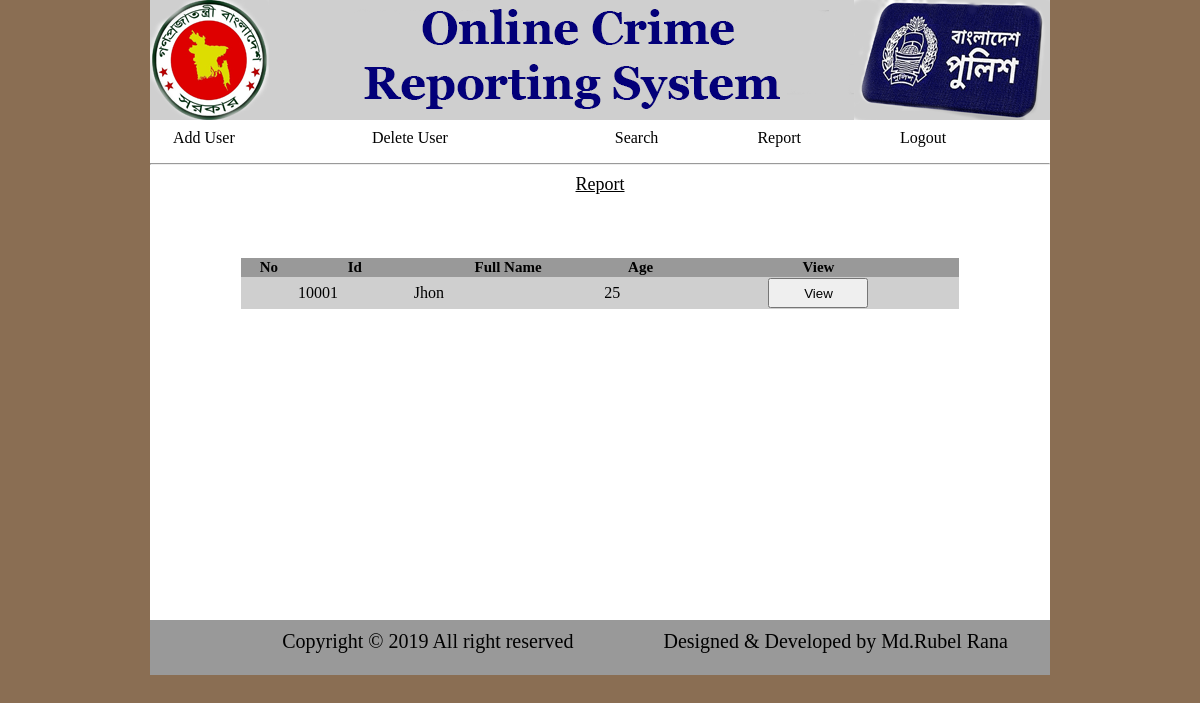
The app's page /admin/viewResult.php (signed in) with its own data.
### tables this page shows
CREATE TABLE `criminal` (
  `id` int(50) NOT NULL,
  `IDno` varchar(50) NOT NULL,
  `name` varchar(50) NOT NULL,
  `nickname` varchar(50) NOT NULL,
  `sex` text NOT NULL,
  `age` int(20) NOT NULL,
  `occupation` varchar(50) NOT NULL,
  `crimetype` varchar(50) NOT NULL,
  `adress` varchar(50) NOT NULL,
  `wanted` varchar(50) NOT NULL,
  `image1` varchar(900) NOT NULL,
  `image2` varchar(900) NOT NULL,
  `image3` varchar(900) NOT NULL
);

### admin/viewResult.php (the view, shortened to what this page needs)
<html>
<head>
<link rel="stylesheet" type="text/css" href="style.css">
</head>
<body>
      <div class="wrapper">
            <div class="header"> <img src="image/Logo.png" height="120px" width="900px">
            </div>
            <div class="content">
                  <div class="menu">
                        <table class="table">
                              <tr>
                                    <td><a href="add.php">Add User</a></td>
                                    <td><a href="delete.php">Delete User</a></td>
                                    <td><a href="search.php">Search</a></td>
                                    <td><a href="report.php">Report</a></td>
                                    <td><a href="logout.php">Logout</a></td>
                              </tr>
                        </table>
            </div><hr>
            <div class="area1">
            <center><u>Report</u></center><br>
                  <center><table  width="40%" class='search'>
                   <tr style='background-color: #999999'>
                   <th>No</th><th>Id</th><th>Full Name</th><th>Age</th><th>View</th>
                   </tr>
                  <?php
                   $query=mysql_query("SELECT * FROM `criminal`");
                   while($query_run=mysql_fetch_array($query)){
                   $id=$query_run['IDno'];
                   $name1=$query_run['name'];
                   $age=$query_run['age'];
                  echo"<form action='viewResult.php' method='POST'>
                              <tr style='background-color:#CFCFCF'>
                                    <td></td>
                                    <td>$id</td>
                                    <td>$name1</td>
                                    <td>$age</td>
                                    <td><center><input type='submit' name='submit' value='View' class='input'></center></td>
                              </tr></form>";
                          }
                ?>
                  <br>
                  <br>
                   </table></center>
                   <br>
                   <br>
                   <br>
            </div>
        </div>
            <div class="footer">&nbsp;&nbsp;&nbsp;&nbsp;&nbsp;&nbsp;&nbsp;&nbsp;&nbsp;&nbsp;&nbsp;&nbsp;&nbsp;&nbsp;&nbsp;&nbsp;&nbsp;&nbsp;Copyright &copy 2019 All right reserved&nbsp;&nbsp;&nbsp;&nbsp;&nbsp;&nbsp;&nbsp;&nbsp;&nbsp;&nbsp;&nbsp;&nbsp;&nbsp;&nbsp;&nbsp;&nbsp;&nbsp;&nbsp;Designed & Developed by Md.Rubel Rana </div>
      </div>
</body>
</html>

### admin/style.css (style rules this page uses)
body { background-color:#8A6E53; margin: 0; background-repeat: no-repeat; }
.wrapper { height: auto; width: 900px; margin: 0 auto; background-color: white; }
.header { color: #FFFFFF; background-color: #999999; height: 120px; text-align: center; font-size: 30px; }
.content { height:500px; }
.footer { background-color: #999999; width: 100%; height: 45px; color: black; text-align: center; font-size: 20px; padding-top: 10px; }
.menu { padding-left: 10px auto; height: 35px; }
.area1 { color: black; text-align: center; font-size: 18px; padding: 1px; }
.table { height: 35px; width: 100%; padding-left: 20px; }
input { height: 30px; width: 200px; }
input[type="submit"] { height: 30px; width: 100px; }
a { color: black; text-decoration: none; }
.search { margin: 0px auto; width: 80%; border-spacing: 0px; }
.search tr th { font-size: 15px; }

### records on screen
criminal: IDno "10001", name "Jhon", age "25"
